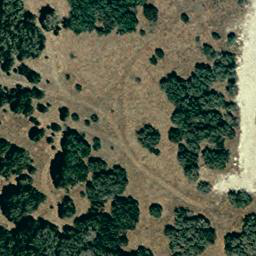
#> input picture data/raw/levir/A/test_2_0000_0000.png, 256 x 256 px; its folder holds only this picture in this run
$ python -i imaging.py   (imports and definitions only)
#> lines starting #> are read from the running program, lines starting #| are printed output that depends on the picture
### backend/geolens/config.py
"""Central configuration. Everything is local; nothing here points at a network service."""
from __future__ import annotations

import os
from pathlib import Path

ROOT = Path(os.environ.get("GEOLENS_HOME", Path(__file__).resolve().parents[2]))
DATA = ROOT / "data"
RAW = DATA / "raw"
PROCESSED = DATA / "processed"
INCOMING = DATA / "incoming"
EVAL_DIR = DATA / "evaluation"
MODELS = ROOT / "models"
STATIC = ROOT / "backend" / "static"

DB_URL = os.environ.get("GEOLENS_DB", f"sqlite:///{(DATA / 'geolens.db').as_posix()}")
QDRANT_PATH = os.environ.get("GEOLENS_QDRANT", str(DATA / "qdrant"))
COLLECTION = "tiles"

PIPELINE_VERSION = "geolens-pipeline-0.1.0"
EMBEDDER_NAME = "descriptor-v1"          # hand-built colour/texture/spectral descriptor
CHANGE_METHOD = "registered-normalised-diff-v1"

TILE_SIZE = 128                          # pixels
MIN_TILE_VALID = 0.70                    # tiles with less valid data than this are not indexed

# Fixed display stretch for Landsat 8 OLI L1 digital numbers (B4, B3, B2).
# One stretch for every scene keeps tiles from different scenes comparable.
LANDSAT8_STRETCH = {"R": (6000, 8700), "G": (6700, 8300), "B": (7400, 8650)}

for p in (DATA, RAW, PROCESSED, INCOMING, EVAL_DIR, MODELS):
    p.mkdir(parents=True, exist_ok=True)

### backend/geolens/imaging.py
"""Pixel-level image analysis shared by retrieval, quality control and change detection.

All functions work on uint8 RGB arrays (H, W, 3). Landsat digital numbers are mapped to uint8
with one fixed stretch (config.LANDSAT8_STRETCH) so every scene lives in the same value space.
"""
from __future__ import annotations

import numpy as np
from scipy import ndimage as ndi
from skimage.feature import local_binary_pattern

from . import config


# --------------------------------------------------------------------------- basics
# [6 lines left out: function stretch_dn, not called in this run]


def to_float(rgb: np.ndarray) -> np.ndarray:
    return rgb.astype(np.float32) / 255.0


def gray(rgb: np.ndarray) -> np.ndarray:
    f = to_float(rgb)
    return 0.299 * f[..., 0] + 0.587 * f[..., 1] + 0.114 * f[..., 2]


def hsv_arrays(rgb: np.ndarray):
    f = to_float(rgb)
    mx = f.max(-1)
    mn = f.min(-1)
    d = mx - mn
    sat = np.where(mx > 1e-6, d / np.maximum(mx, 1e-6), 0)
    return mx, sat, d


# [110 lines left out: functions local_std, cover_masks, hires_built, tile_attributes, cloud_mask, haze_score and 1 more, not called in this run]


# --------------------------------------------------------------------------- descriptor
_LBP_P, _LBP_R = 8, 1


def descriptor(rgb: np.ndarray, valid: np.ndarray | None = None) -> np.ndarray:
    """Hand-built remote-sensing descriptor (colour, spectral relations, texture, coarse layout)."""
    f = to_float(rgb)
    gy = gray(rgb)
    v, sat, _ = hsv_arrays(rgb)
    parts: list[np.ndarray] = []

    # colour statistics
    parts.append(f.reshape(-1, 3).mean(0))
    parts.append(f.reshape(-1, 3).std(0))
    # joint-ish histograms: value, saturation, blue-red balance
    parts.append(np.histogram(v, bins=8, range=(0, 1))[0] / v.size)
    parts.append(np.histogram(sat, bins=8, range=(0, 1))[0] / sat.size)
    parts.append(np.histogram(f[..., 2] - f[..., 0], bins=8, range=(-0.4, 0.4))[0] / v.size)
    parts.append(np.histogram(f[..., 1] - f[..., 0], bins=8, range=(-0.4, 0.4))[0] / v.size)

    # texture: gradient magnitude / orientation
    gx = ndi.sobel(gy, axis=1) / 8.0
    gyy = ndi.sobel(gy, axis=0) / 8.0
    mag = np.hypot(gx, gyy)
    ang = (np.arctan2(gyy, gx) % np.pi)
    parts.append(np.histogram(mag, bins=8, range=(0, 0.25))[0] / mag.size)
    hist_o, _ = np.histogram(ang, bins=8, range=(0, np.pi), weights=mag)
    parts.append(hist_o / max(hist_o.sum(), 1e-6))
    parts.append(np.array([mag.mean(), (mag > 0.08).mean()]))
    # LBP texture
    lbp = local_binary_pattern((gy * 255).astype(np.uint8), _LBP_P, _LBP_R, method="uniform")
    parts.append(np.histogram(lbp, bins=_LBP_P + 2, range=(0, _LBP_P + 2))[0] / lbp.size)
    # multi-scale local variance
    parts.append(np.array([local_std(gy, 3).mean(), local_std(gy, 9).mean(), local_std(gy, 21).mean()]))

    # coarse 2x2 layout (brightness, blue-red)
    h, w = gy.shape
    for sl_y in (slice(0, h // 2), slice(h // 2, h)):
        for sl_x in (slice(0, w // 2), slice(w // 2, w)):
            parts.append(np.array([gy[sl_y, sl_x].mean(), (f[sl_y, sl_x, 2] - f[sl_y, sl_x, 0]).mean()]))

    # cover fractions
    m = cover_masks(rgb)
    parts.append(np.array([m[k].mean() for k in ("water", "veg", "bare", "built", "dark")]))
    return np.concatenate([np.asarray(p, np.float32).ravel() for p in parts])


DESCRIPTOR_DIM = None  # resolved lazily


# [5 lines left out: function descriptor_dim, not called in this run]

>>> import cv2
>>> picture = cv2.imread('../../data/raw/levir/A/test_2_0000_0000.png', cv2.IMREAD_GRAYSCALE)
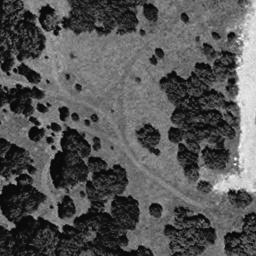
#> picture: shape (256, 256); min 1, max 250, mean 85.6
>>> result = descriptor(picture)
#> in descriptor, `gy = gray(rgb)`: gy = 256 values, max 0.564 at index 81, min 0.0184 at index 195, mean 0.216
#> in hsv_arrays, `mx = f.max(-1)`: mx = 256 values, max 0.98 at index 147, min 0.498 at index 236, mean 0.809
#> in hsv_arrays, `mn = f.min(-1)`: mn = 256 values, max 0.0627 at index 38, min 0.00392 at index 7, mean 0.0205
#> in hsv_arrays, `d = mx - mn`: d = 256 values, max 0.973 at index 147, min 0.486 at index 236, mean 0.788
#> in hsv_arrays, `sat = np.where(mx > 1e-6, d / np.maximum(mx, 1e-6), 0)`: sat = 256 values, max 0.996 at index 44, min 0.928 at index 241, mean 0.974
#> in descriptor, `v, sat, _ = hsv_arrays(rgb)`: v has the same summary as mx in hsv_arrays
#> (the run stopped early here; a loop or call above may not have finished)

$ run again, on data/raw/levir/A/test_2_0000_0512.png
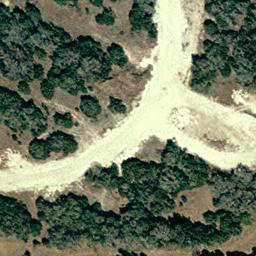
#> input picture data/raw/levir/A/test_2_0000_0512.png, 256 x 256 px
#> `picture = cv2.imread('../../data/raw/levir/A/test_2_0000_0000.png', cv..`:
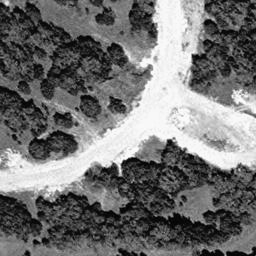
#> picture: shape (256, 256); min 0, max 252, mean 114
#> gy = 256 values, max 0.933 at index 175, min 0.0255 at index 196, mean 0.346
#> mx = 256 values, max 0.988 at index 47, min 0.522 at index 225, mean 0.893
#> mn = 256 values, max 0.129 at index 123, min 0 at index 158, mean 0.0208
#> d = 256 values, max 0.984 at index 158, min 0.447 at index 246, mean 0.873
#> in hsv_arrays, `sat = np.where(mx > 1e-6, d / np.maximum(mx, 1e-6), 0)`: sat = 256 values, max 1 at index 158, min 0.786 at index 246, mean 0.976
#> in descriptor, `v, sat, _ = hsv_arrays(rgb)`: v has the same summary as mx in hsv_arrays

$ run again, on data/raw/levir/A/test_7_0256_0512.png
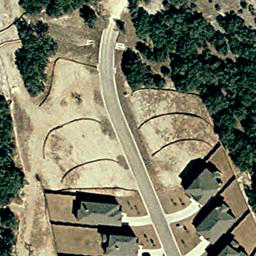
#> input picture data/raw/levir/A/test_7_0256_0512.png, 256 x 256 px
#> `picture = cv2.imread('../../data/raw/levir/A/test_2_0000_0000.png', cv..`:
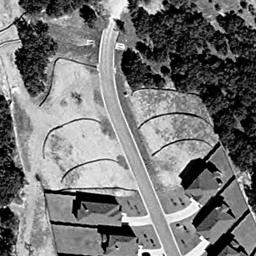
#> picture: shape (256, 256); min 0, max 253, mean 118.3
#> gy = 256 values, max 0.891 at index 24, min 0.00437 at index 99, mean 0.359
#> mx = 256 values, max 0.992 at index 224, min 0.863 at index 67, mean 0.96
#> mn = 256 values, max 0.0118 at index 37, min 0 at index 0, mean 0.00155
#> d = 256 values, max 0.992 at index 224, min 0.863 at index 67, mean 0.958
#> in hsv_arrays, `sat = np.where(mx > 1e-6, d / np.maximum(mx, 1e-6), 0)`: sat = 256 values, max 1 at index 0, min 0.987 at index 39, mean 0.998
#> in descriptor, `v, sat, _ = hsv_arrays(rgb)`: v has the same summary as mx in hsv_arrays
